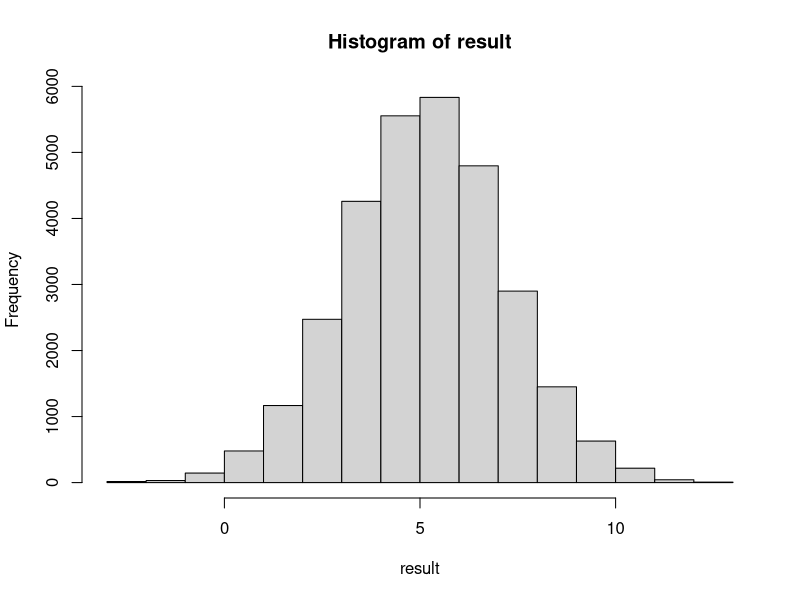
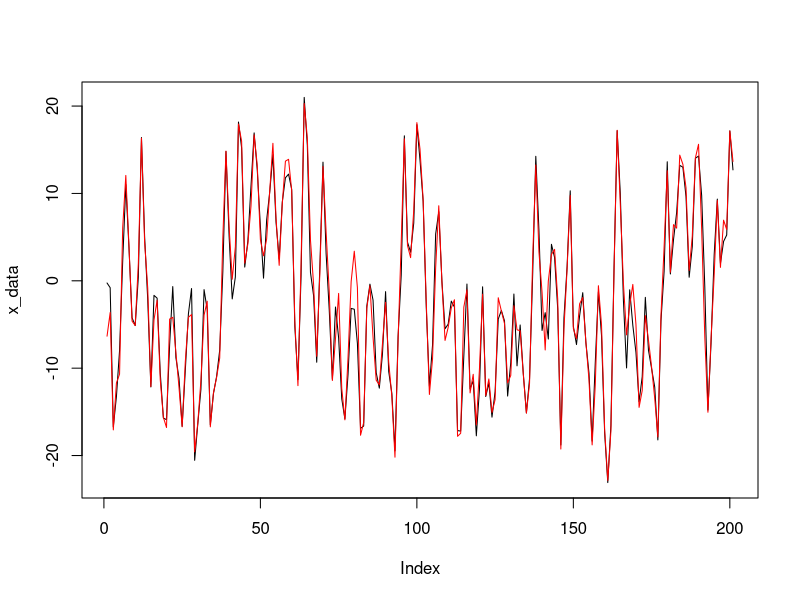

The R source for these figures, in order:
## ---- chunk 1
knitr::opts_chunk$set(echo = TRUE)
## ---- chunk 2
result = unname(as.matrix(read.table("mh_results.txt")))
hist(result)
## ---- chunk 3
data = unname(as.matrix(read.table("bootstrap_data.txt")))
x_data = data[1:201, ]
y_data = data[202:402, ]
particles = matrix(data[403:nrow(data), ], nrow=201, ncol=100)
x_mean = apply(particles, 1, mean)
plot(x_data, col="black",type="l")
lines(x_mean, col="red")
